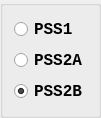
  <widget class="QGroupBox" name="groupBox_2">
   <property name="geometry">
    <rect>
     <x>40</x>
     <y>190</y>
     <width>101</width>
     <height>101</height>
    </rect>
   </property>
   <property name="title">
    <string/>
   </property>
   <layout class="QVBoxLayout" name="verticalLayout_3">
    <item>
     <widget class="QRadioButton" name="radioButton_PSS1">
      <property name="font">
       <font>
        <family>Courier New</family>
        <pointsize>12</pointsize>
        <weight>75</weight>
        <bold>true</bold>
       </font>
      </property>
      <property name="text">
       <string>PSS1</string>
      </property>
     </widget>
    </item>
    <item>
     <widget class="QRadioButton" name="radioButton_PSS2A">
      <property name="font">
       <font>
        <family>Courier New</family>
        <pointsize>12</pointsize>
        <weight>75</weight>
        <bold>true</bold>
       </font>
      </property>
      <property name="text">
       <string>PSS2A</string>
      </property>
     </widget>
    </item>
    <item>
     <widget class="QRadioButton" name="radioButton_PSS2B">
      <property name="font">
       <font>
        <family>Courier New</family>
        <pointsize>12</pointsize>
        <weight>75</weight>
        <bold>true</bold>
       </font>
      </property>
      <property name="text">
       <string>PSS2B</string>
      </property>
      <property name="checked">
       <bool>true</bool>
      </property>
     </widget>
    </item>
   </layout>
  </widget>
